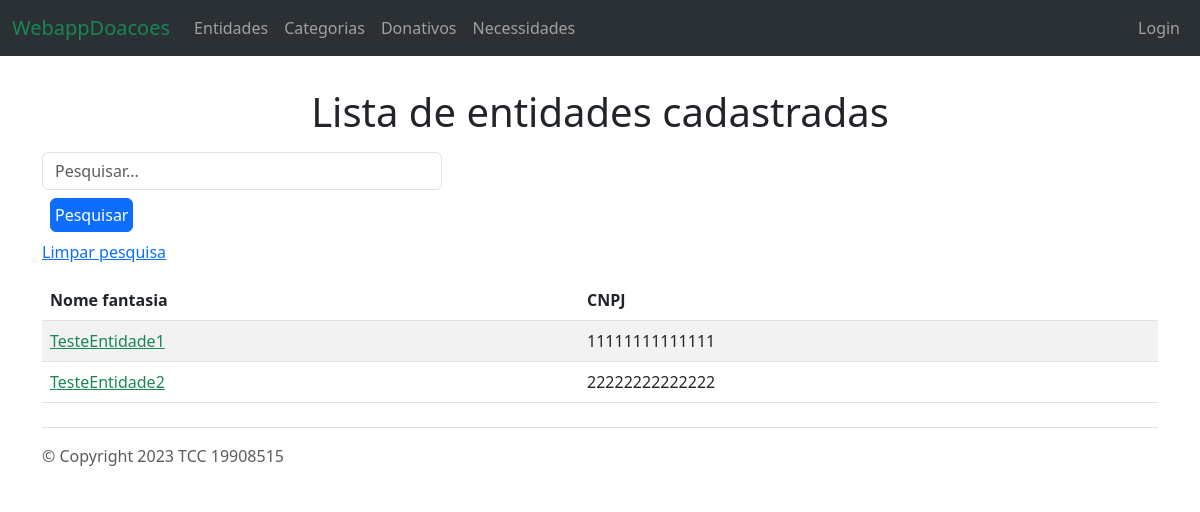
Page /appdoacoes/entidades/ on the earlier database version.
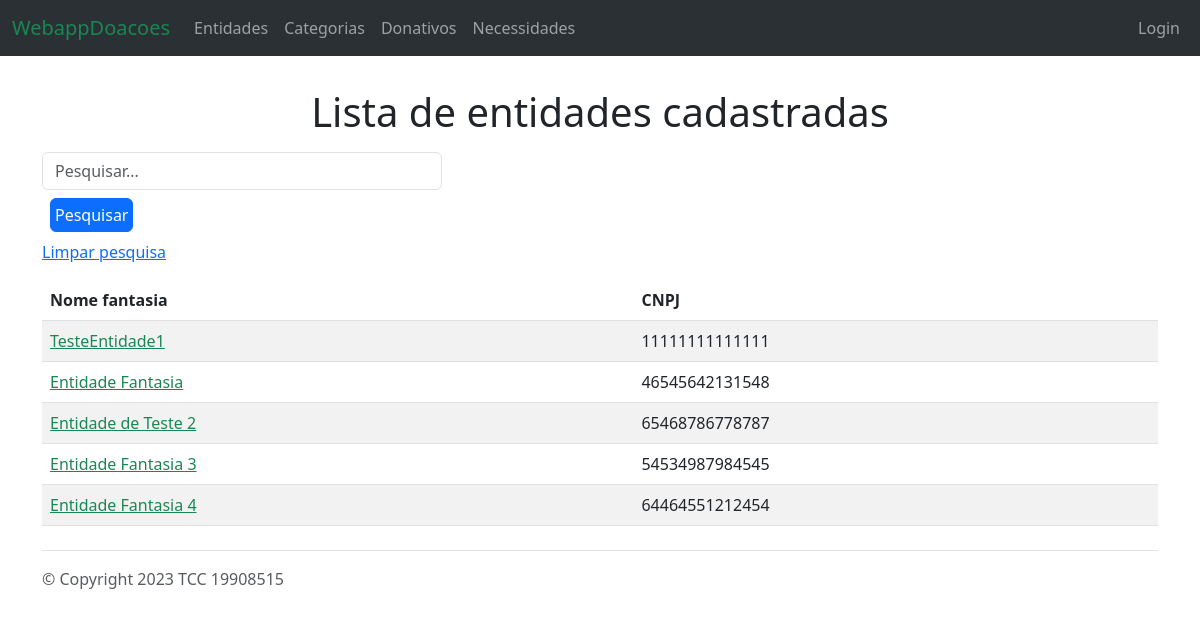
Same page on the later database version.
### appdoacoes/models.py (models this page shows, shortened)
class EmpresaEntidade(models.Model):
    cnpj = models.CharField(primary_key=True, max_length=14, validators=[RegexValidator(r'^\d{14}$', 'CNPJ deve conter 14 digitos')])
    nome_fantasia = models.CharField(max_length=100)
    email = models.EmailField(null=True)
    usuario_responsavel = models.OneToOneField(User, on_delete=models.SET_NULL, null=True,blank=True)
    logradouro = models.CharField(max_length=100, null=True,blank=True)
    numero = models.IntegerField(null=True,blank=True)
    bairro = models.CharField(max_length=50, null=True,blank=True)
    cidade = models.CharField(max_length=50, null=True,blank=True)
    ESTADOS = [
        ('AC', 'Acre'),
        ('AL', 'Alagoas'),
        ('AP', 'Amapá'),
        ('AM', 'Amazonas'),
        ('BA', 'Bahia'),
        ('CE', 'Ceará'),
        ('DF', 'Distrito Federal'),
        ('ES', 'Espírito Santo'),
        ('GO', 'Goiás'),
        ('MA', 'Maranhão'),
        ('MT', 'Mato Grosso'),
        ('MS', 'Mato Grosso do Sul'),
        ('MG', 'Minas Gerais'),
        ('PA', 'Pará'),
        ('PB', 'Paraíba'),
        ('PR', 'Paraná'),
        ('PE', 'Pernambuco'),
        ('PI', 'Piauí'),
        ('RJ', 'Rio de Janeiro'),
        ('RN', 'Rio Grande do Norte'),
        ('RS', 'Rio Grande do Sul'),
        ('RO', 'Rondônia'),
        ('RR', 'Roraima'),
        ('SC', 'Santa Catarina'),
        ('SP', 'São Paulo'),
        ('SE', 'Sergipe'),
        ('TO', 'Tocantins')
    ]
    estado = models.CharField(max_length=2, choices=ESTADOS, null=True,blank=True)
    class Meta:
        permissions = [('pode_criar_atualizar_entidade','Cria/Atualiza Entidade'),('pode_deletar_entidade','Deleta Entidade')]
    def get_absolute_url(self):
        return reverse("entidade-detail", args=[self.cnpj])

### appdoacoes/views.py (the view)
# urls.py: path('entidades/', views.lista_entidades, name='entidade-list'),
def lista_entidades(request):
    termo_pesquisado = request.GET.get('search', '')
    lista_entidade = EmpresaEntidade.objects.all()
    if termo_pesquisado:
        lista_entidade = lista_entidade.filter(
            Q(cnpj__icontains=termo_pesquisado) |
            Q(nome_fantasia__icontains=termo_pesquisado)
        )
    context = {'lista_entidade': lista_entidade}
    return render(request, 'empresaentidade_list.html', context)

### appdoacoes/templates/empresaentidade_list.html
{% extends "base_generica.html" %}
{% block content %}
    <section class='d-flex flex-row justify-content-center p-2'>
        <h1>Lista de entidades cadastradas</h1>
    </section>
    <div class='container'>
        <form method="get">
            <input class="form-control me-2 barra-pesquisa" type="text" name="search" placeholder="Pesquisar..." aria-label="Search">
            <button class="btn btn-primary p-1 m-2" type="submit">Pesquisar</button>
        </form>
        <p><a href="?">Limpar pesquisa</a></p>
    </div>
    <div class='container'>
        <table class='table table-striped table-hover'>
            <thead>
            <tr>
                <th>Nome fantasia</th>
                <th>CNPJ</th>
            </tr>
            </thead>
            <tbody>
            {% for entidade in lista_entidade %}
                <tr>
                <td>
                    <a class='link-success' href="{{ entidade.get_absolute_url }}">{{ entidade.nome_fantasia }}</a>
                </td>
                <td>{{ entidade.cnpj }}</td>
                </tr>
                {% empty %}
                <tr>
                  <td colspan="3">Nenhum resultado encontrado.</td>
                </tr>
              {% endfor %}
            </tbody>
          </table>
    </div>
{% endblock %}

Differences in the rows shown:
removed EmpresaEntidade: nome_fantasia "TesteEntidade2", cnpj "22222222222222"
added EmpresaEntidade: nome_fantasia "Entidade Fantasia", cnpj "46545642131548"
added EmpresaEntidade: nome_fantasia "Entidade de Teste 2", cnpj "65468786778787"
added EmpresaEntidade: nome_fantasia "Entidade Fantasia 3", cnpj "54534987984545"
added EmpresaEntidade: nome_fantasia "Entidade Fantasia 4", cnpj "64464551212454"
